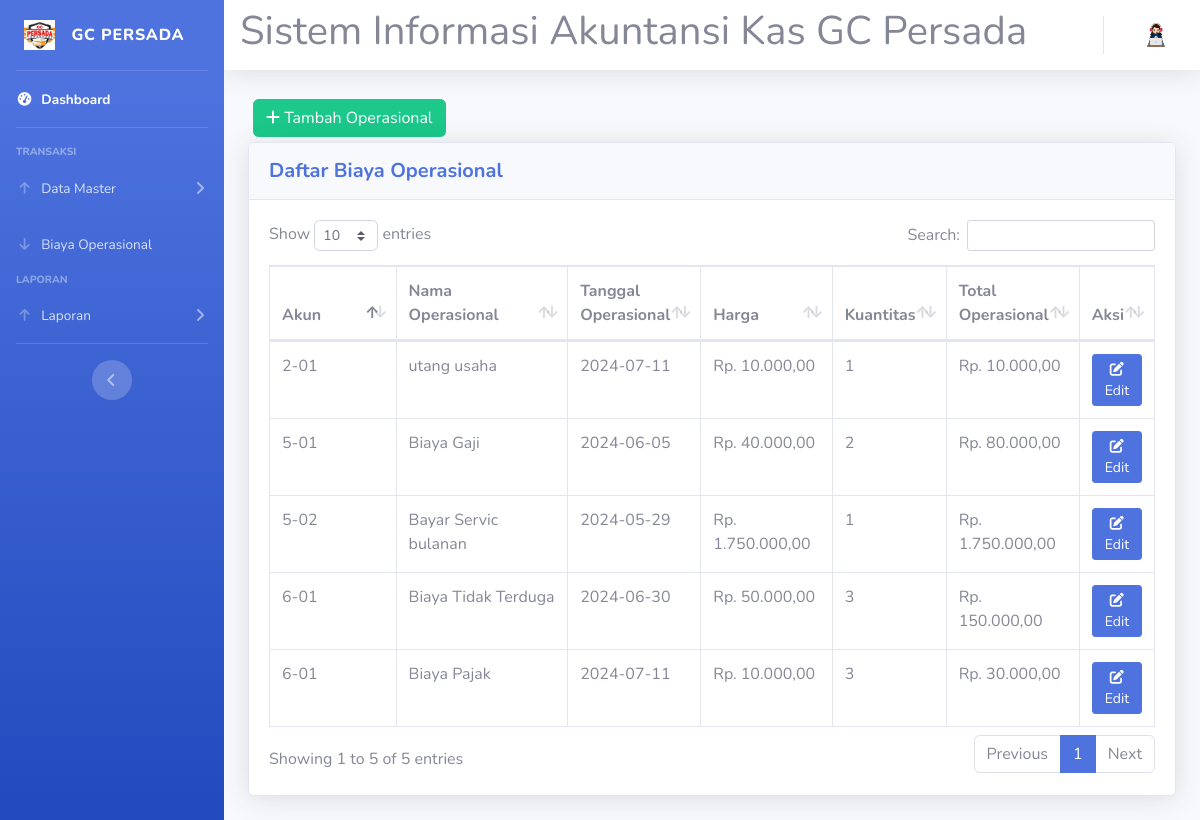
Page /operasional.php on the committed database.
### tables this page shows
CREATE TABLE `operasional` (
  `id_operasional` int(4) NOT NULL,
  `id_akun` varchar(5) NOT NULL,
  `nama_operasional` varchar(20) NOT NULL,
  `tanggal_operasional` date NOT NULL,
  `harga` int(11) NOT NULL,
  `kuantitas` int(2) NOT NULL,
  `total_operasional` int(11) NOT NULL
);

### operasional.php (the view, shortened to what this page needs)
<!DOCTYPE html>
<html lang="en">
<head>
  <link href="vendor/fontawesome-free/css/all.min.css" rel="stylesheet" type="text/css">
  <link href="css/sb-admin-2.min.css" rel="stylesheet">
  <link href="vendor/datatables/dataTables.bootstrap4.min.css" rel="stylesheet">
</head>
<body id="page-top">
  <?php
  require 'koneksi.php';
  require('sidebar.php');
  ?>
  <div id="content">
  <?php require 'navbar.php'; ?>
    <div class="container-fluid">
      <button type="button" class="btn btn-success" style="margin:5px" data-toggle="modal" data-target="#myModalTambah"><i class="fa fa-plus"></i> Tambah Operasional</button><br>
      <div class="card shadow mb-4">
        <div class="card-header py-3">
          <h5 class="m-0 font-weight-bold text-primary">Daftar Biaya Operasional</h5>
        </div>
        <div class="card-body">
          <div class="table-responsive">
            <table class="table table-bordered" id="dataTable" width="100%" cellspacing="0">
              <thead>
                <tr>
                  <th width="15%">Akun</th>
                  <th width="20%">Nama Operasional</th>
                  <th width="15%">Tanggal Operasional</th>
                  <th width="15%">Harga</th>
                  <th width="5%">Kuantitas</th>
                  <th width="13%">Total Operasional</th>
                  <th width="8%">Aksi</th>
                </tr>
              </thead>
              <tbody>
                <?php
                $query = mysqli_query($koneksi, "SELECT * FROM operasional");
                while ($data = mysqli_fetch_assoc($query)) {
                ?>
                  <tr>
                    <td><?= $data['id_akun'] ?></td>
                    <td><?= $data['nama_operasional'] ?></td>
                    <td><?= $data['tanggal_operasional'] ?></td>
                    <td>Rp. <?= number_format($data['harga'], 2, ',', '.'); ?></td>
                    <td><?= $data['kuantitas'] ?></td>
                    <td>Rp. <?= number_format($data['total_operasional'], 2, ',', '.'); ?></td>
                    <td>
                      <a href="#" class=" btn btn-primary btn-sm" data-toggle="modal" data-target="#myModal<?= $data['id_operasional']; ?>"><i class="fa fa-edit"></i> Edit</a>
                    </td>
                  </tr>
                <?php
                }
                ?>
              </tbody>
            </table>
          </div>
        </div>
      </div>
    </div>
  </div>
  </div>
  </div>
</body>
</html>

### rows in the picture
operasional: id_akun "5-01", nama_operasional "Biaya Gaji", tanggal_operasional "2024-06-05", harga "40.000,00", kuantitas "2", total_operasional "80.000,00"
operasional: id_akun "5-02", nama_operasional "Bayar Servic bulanan", tanggal_operasional "2024-05-29", harga "1.750.000,00", kuantitas "1", total_operasional "1.750.000,00"
operasional: id_akun "6-01", nama_operasional "Biaya Tidak Terduga", tanggal_operasional "2024-06-30", harga "50.000,00", kuantitas "3", total_operasional "150.000,00"
operasional: id_akun "6-01", nama_operasional "Biaya Pajak", tanggal_operasional "2024-07-11", harga "10.000,00", kuantitas "3", total_operasional "30.000,00"
operasional: id_akun "2-01", nama_operasional "utang usaha", tanggal_operasional "2024-07-11", harga "10.000,00", kuantitas "1", total_operasional "10.000,00"
